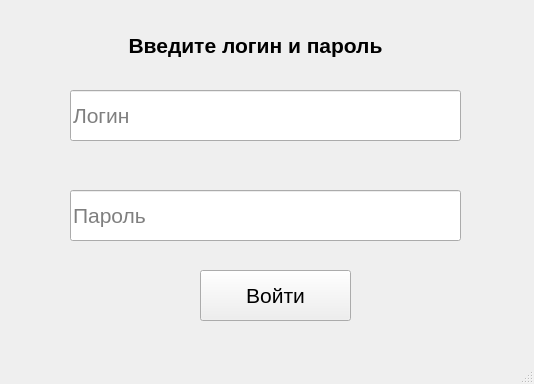
<?xml version="1.0" encoding="UTF-8"?>
<ui version="4.0">
 <class>MainWindow</class>
 <widget class="QMainWindow" name="MainWindow">
  <property name="geometry">
   <rect>
    <x>0</x>
    <y>0</y>
    <width>534</width>
    <height>384</height>
   </rect>
  </property>
  <property name="windowTitle">
   <string>MainWindow</string>
  </property>
  <widget class="QWidget" name="centralwidget">
   <widget class="QLabel" name="label">
    <property name="geometry">
     <rect>
      <x>110</x>
      <y>30</y>
      <width>291</width>
      <height>31</height>
     </rect>
    </property>
    <property name="font">
     <font>
      <pointsize>16</pointsize>
      <bold>true</bold>
     </font>
    </property>
    <property name="layoutDirection">
     <enum>Qt::LeftToRight</enum>
    </property>
    <property name="text">
     <string>Введите логин и пароль</string>
    </property>
    <property name="alignment">
     <set>Qt::AlignCenter</set>
    </property>
   </widget>
   <widget class="QLineEdit" name="passwordEdit">
    <property name="geometry">
     <rect>
      <x>70</x>
      <y>190</y>
      <width>391</width>
      <height>51</height>
     </rect>
    </property>
    <property name="font">
     <font>
      <pointsize>16</pointsize>
     </font>
    </property>
    <property name="echoMode">
     <enum>QLineEdit::Password</enum>
    </property>
    <property name="placeholderText">
     <string>Пароль</string>
    </property>
   </widget>
   <widget class="QLineEdit" name="loginEdit">
    <property name="geometry">
     <rect>
      <x>70</x>
      <y>90</y>
      <width>391</width>
      <height>51</height>
     </rect>
    </property>
    <property name="font">
     <font>
      <pointsize>16</pointsize>
     </font>
    </property>
    <property name="placeholderText">
     <string>Логин</string>
    </property>
   </widget>
   <widget class="QPushButton" name="loginButton">
    <property name="geometry">
     <rect>
      <x>200</x>
      <y>270</y>
      <width>151</width>
      <height>51</height>
     </rect>
    </property>
    <property name="font">
     <font>
      <pointsize>16</pointsize>
     </font>
    </property>
    <property name="text">
     <string>Войти</string>
    </property>
   </widget>
  </widget>
  <widget class="QMenuBar" name="menubar">
   <property name="geometry">
    <rect>
     <x>0</x>
     <y>0</y>
     <width>534</width>
     <height>23</height>
    </rect>
   </property>
  </widget>
  <widget class="QStatusBar" name="statusbar"/>
 </widget>
 <resources/>
 <connections/>
</ui>
